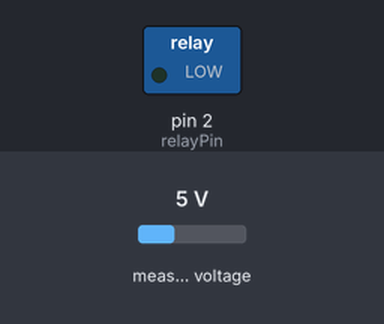
Recording of a sketch running on a simulated Arduino Uno, built with avr-gcc and run on an emulated ATmega328P. Shown: switched loads named in the sketch (green lamp = pin HIGH). The test bench sets the inputs (shaded band); at power-on: measured voltage 5 V.

Above: at 0.1 s.
Timing chart, 0 to 46.5 s (numbered marks = the images above):
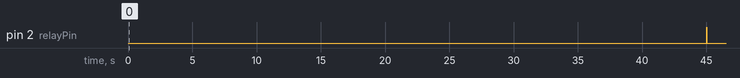

Measured:
- by itself, pin 2 (relayPin): LOW → HIGH at 45.0 s, → LOW 0.01 s later

The sketch:

v1-final.ino
```cpp
// PTimer
// Mario Termine
// 04-10-2024
// V1
//
// This code was written to pair with my custom relay board. The purpose of the project is to reduce engine bay temperature that
// climbs when the engine is turned off and allowed to heat soak. Over time, this damages the PCM and puts heavy wear on all components in
// the engine bay.
//
// For more info, please visit https://mariotermine.me/ptimer

#include <Wire.h>
#include <Adafruit_INA260.h>

Adafruit_INA260 ina260 = Adafruit_INA260();

const int relayPin = 2; // Relay connected to pin D2
const float chargingVoltageThreshold = 13.5; // Voltage threshold to determine if the car is off
const float lowVoltageCutoff = 11.9; // Low voltage cutoff to deactivate the relay
const unsigned long relayTime = 300000; // Relay on time: 5 minutes
const unsigned long debounceTime = 5000; // Debounce time for voltage threshold: 5 seconds

unsigned long relayStartTime = 0; // Start timer for relay acitvation duration
unsigned long cooldownStartTime = 0; // Start timer for cooldown
const unsigned long cooldownPeriod = 45000;  // Cooldown period: 45 seconds
unsigned long lastVoltageCheckTime = 0; // Start helper timer for cooldown
bool relayActive = false; // Relay state
bool relayActivatedDuringOff = false; // Flag to track if relay was activated during car off (one activation per off cycle)
bool voltageLow = false; // Low voltage state

void setup() {
  pinMode(relayPin, OUTPUT);
  digitalWrite(relayPin, LOW);

  Serial.begin(115200);
  if (!ina260.begin()) {
    // Serial.println("Couldn't find INA260 chip");
    while (1); // Halt if device not found
  }
  // Serial.println("INA260 found and initialized");
}

void loop() {
  float voltage = ina260.readBusVoltage();  // Read bus voltage in mV
  float voltageInVolts = voltage / 1000.0;  // Convert mV to V
  unsigned long currentTime = millis(); // Update current time

  // Serial.print("Current Time: ");
  // Serial.print(currentTime);
  // Serial.print(", Voltage: ");
  // Serial.print(voltageInVolts);
  // Serial.println(" V");

  // Serial.print("Relay Active: ");
  // Serial.print(relayActive);
  // Serial.print(", Voltage Low: ");
  // Serial.print(voltageLow);
  // Serial.print(", Relay Activated During Off: ");
  // Serial.println(relayActivatedDuringOff);

  delay(10);

  // Low voltage cutoff logic
  if (voltageInVolts < lowVoltageCutoff && relayActive) {
    digitalWrite(relayPin, LOW);
    relayActive = false;
    cooldownStartTime = currentTime;  // Start the cooldown period
    // Serial.println("Relay deactivated due to low voltage cutoff");
    return;  // Exit the loop to prevent other operations until voltage recovers
  }

  // Debounce logic for voltage threshold
  if (voltageInVolts < chargingVoltageThreshold) {
    if (!voltageLow && currentTime - lastVoltageCheckTime > debounceTime) {
      voltageLow = true;
      lastVoltageCheckTime = currentTime;
    }
  } else {
    if (voltageLow && currentTime - lastVoltageCheckTime > debounceTime) {
      voltageLow = false;
      lastVoltageCheckTime = currentTime;
      relayActivatedDuringOff = false; // Reset when car is on again
      // Serial.println("Voltage stabilized above threshold; resetting system.");
    }
  }

  // Reactivate relay when car turns off if conditions are met
  if (!relayActive && voltageLow && !relayActivatedDuringOff && currentTime - cooldownStartTime >= cooldownPeriod) {
    digitalWrite(relayPin, HIGH);
    relayActive = true;
    relayStartTime = currentTime;  // Setting the start time for relay activation
    relayActivatedDuringOff = true;  // Ensure relay is activated only once per off cycle
    // Serial.println("Relay activated due to car turning off.");
  }

  // Handle relay deactivation after the set duration
  if (relayActive && currentTime - relayStartTime >= relayTime) {
    digitalWrite(relayPin, LOW);
    relayActive = false;
    cooldownStartTime = currentTime;  // Start the cooldown period
    // Serial.println("Relay deactivated after 30 seconds");
  }
}
```
